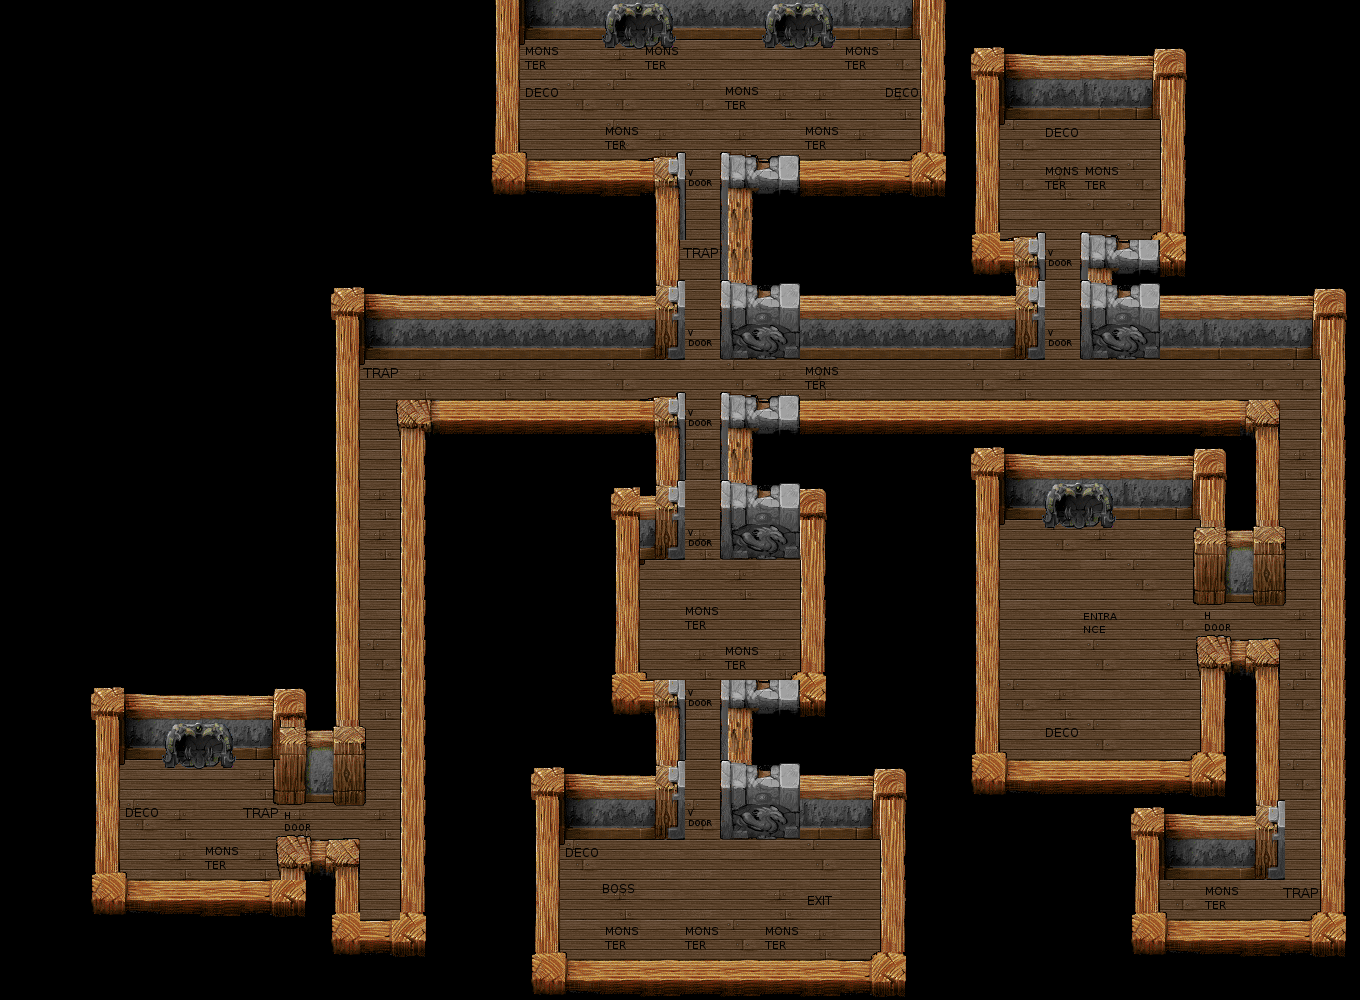

Rendered tile map (Tiled .tmx) drawn with the repository's tilesets; below, a short description and the map source with its tile grids summarised:
An orthogonal 34x25 tile map with 40x40 px tiles, 4 tile layers (fog, ground, walls, objects).

<map version="1.0" orientation="orthogonal" width="34" height="25" tilewidth="40" tileheight="40">
 <tileset firstgid="1" name="tileset2" tilewidth="40" tileheight="40">
  <image source="tileset.png" width="600" height="280" />
  <tile id="0">
   <properties>
    <property name="DUNGEON_FLOOR" value="1" />
   </properties>
  </tile>
  <tile id="1">
   <properties>
    <property name="DUNGEON_FLOOR" value="1" />
   </properties>
  </tile>
  <tile id="2">
   <properties>
    <property name="DUNGEON_FLOOR" value="1" />
   </properties>
  </tile>
  <tile id="3">
   <properties>
    <property name="DUNGEON_FLOOR" value="1" />
   </properties>
  </tile>
  <tile id="4">
   <properties>
    <property name="DUNGEON_FLOOR" value="1" />
   </properties>
  </tile>
  <tile id="5">
   <properties>
    <property name="DUNGEON_FLOOR" value="1" />
   </properties>
  </tile>
  <tile id="22">
   <properties>
    <property name="DOOR" value="1" />
   </properties>
  </tile>
  <tile id="52">
   <properties>
    <property name="DOOR" value="1" />
   </properties>
  </tile>
  <tile id="71">
   <properties>
    <property name="DOOR" value="1" />
   </properties>
  </tile>
  <tile id="72">
   <properties>
    <property name="DOOR" value="1" />
   </properties>
  </tile>
  <tile id="73">
   <properties>
    <property name="ENTRANCE" value="" />
   </properties>
  </tile>
  <tile id="74">
   <properties>
    <property name="EXIT" value="" />
   </properties>
  </tile>
  <tile id="84">
   <properties>
    <property name="DUNGEON_FLOOR" value="1" />
   </properties>
  </tile>
  <tile id="85">
   <properties>
    <property name="DUNGEON_FLOOR" value="1" />
   </properties>
  </tile>
  <tile id="86">
   <properties>
    <property name="DUNGEON_FLOOR" value="1" />
   </properties>
  </tile>
  <tile id="87">
   <properties>
    <property name="BOSS" value="1" />
   </properties>
  </tile>
  <tile id="88">
   <properties>
    <property name="DOOR" value="0" />
   </properties>
  </tile>
  <tile id="89">
   <properties>
    <property name="DOOR" value="1" />
   </properties>
  </tile>
  <tile id="99">
   <properties>
    <property name="DUNGEON_FLOOR" value="1" />
   </properties>
  </tile>
  <tile id="100">
   <properties>
    <property name="DUNGEON_FLOOR" value="1" />
   </properties>
  </tile>
  <tile id="101">
   <properties>
    <property name="RELIC" value="1" />
   </properties>
  </tile>
  <tile id="102">
   <properties>
    <property name="MONSTER" value="1" />
   </properties>
  </tile>
  <tile id="103">
   <properties>
    <property name="TRAP" value="" />
   </properties>
  </tile>
  <tile id="104">
   <properties>
    <property name="DECO" value="" />
   </properties>
  </tile>
 </tileset>
 <layer name="fog" width="34" height="25">
  <data>[850 cells, 850 non-empty, 1 distinct tile ids]</data>
 </layer>
 <layer name="ground" width="34" height="25">
  <data>[850 cells, 850 non-empty, 7 distinct tile ids]</data>
 </layer>
 <layer name="walls" width="34" height="25">
  <data>[850 cells, 850 non-empty, 71 distinct tile ids]</data>
 </layer>
 <layer name="objects" width="34" height="25">
  <data>[850 cells, 850 non-empty, 10 distinct tile ids]</data>
 </layer>
</map>
